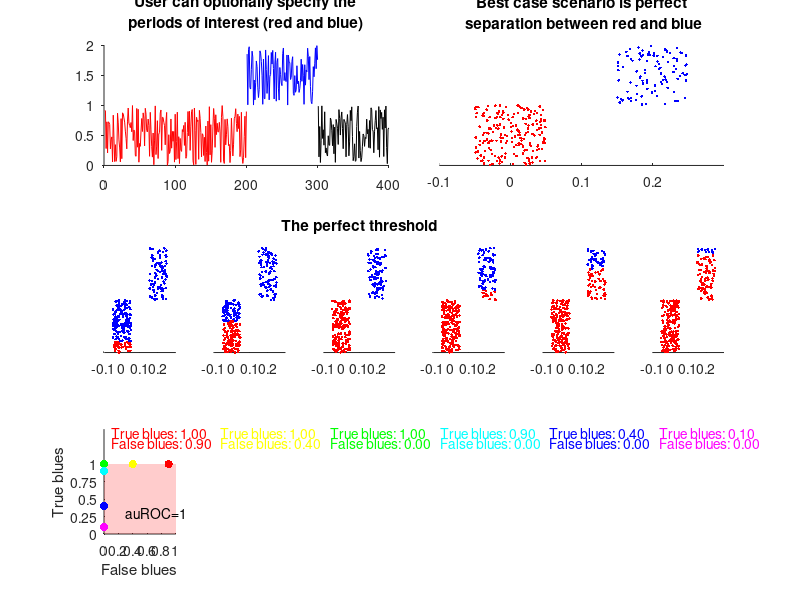
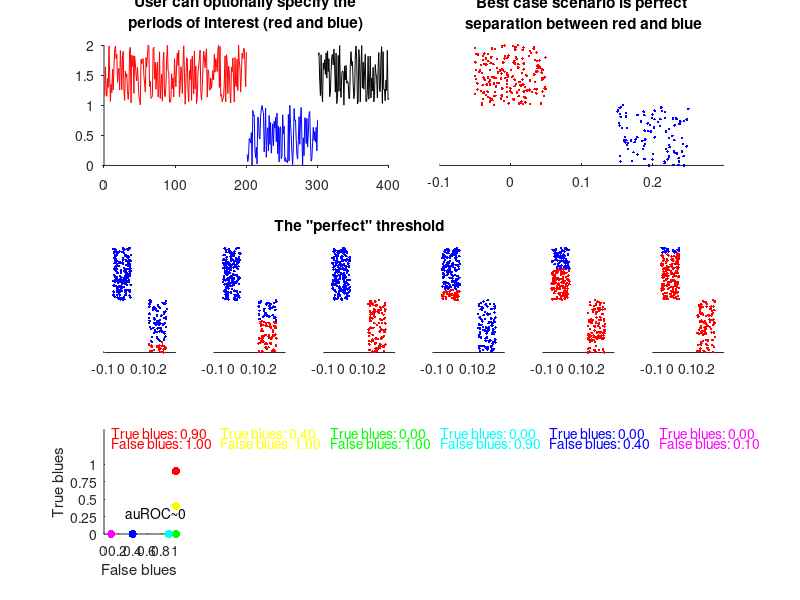
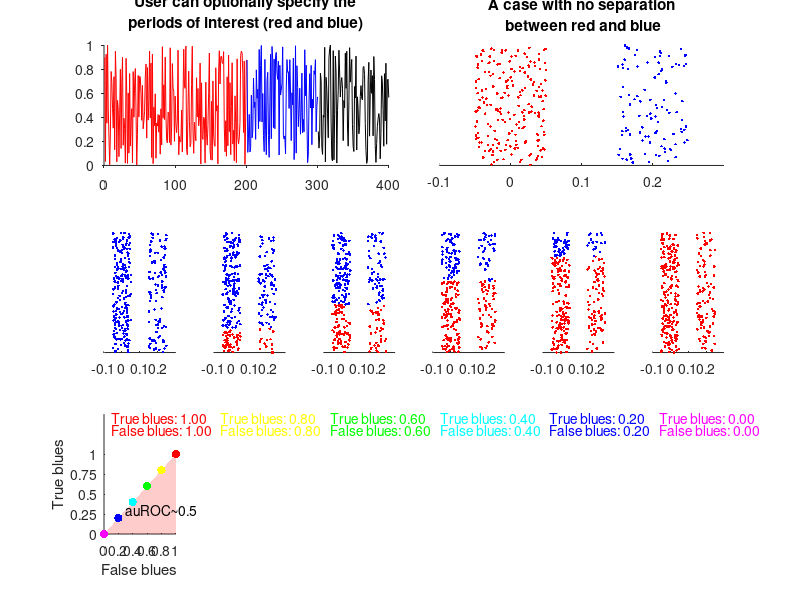

Source code (MATLAB) for these figures, in order:
function [auROC] = mayaauroc(varargin)
%   Maya Erler / Jozsef Meszaros (4/3/18)
%
%   Edited 4/28/18 to allow for highestpoint to be uniform for all data
%   being analyzed
%
%   Inputs:     If no input is given, a tutorial mode is launched
%               In tutorial mode, three graphs are generated
%               showing the extreme values of the auROC that are possible
%               for a fictitous dataset
%   
%               If any inputs are given, then three must be given and they should be
%  
%               (1) the raw data arranged as a matrix where each row corresponds to one set of observations (a time series, for example),
%               (2) an array containing the indices for the first group of data points (can be discontiguous),
%               (3) an array containing the indices for the first group of data points (can also be discontiguous, different length),
%               (4) Optional: The max for the classifier (if you believe
%               there is a maximum value for your data, this will produce
%               more consistency - where larger deviations from baseline
%               periods will produce larger auROCs)

%               in that order.
%   
%   Output:     An array of auROC values, indexed by the observations in the raw data

if nargin>0

    raw = varargin{1};
    zone1 = varargin{2};
    zone2 = varargin{3}; 

    if nargin>3
        highestpoint = varargin{4}; 
    end
    
    c_before = raw(:,zone1)';
    c_after = raw(:,zone2)';
    
    if ~exist('highestpoint'); highestpoint = max([c_before(:);c_after(:)]); end
    lowestpoint = min([c_before(:);c_after(:)]);
    increment = (highestpoint - lowestpoint)/100; 
    auROC = [];

    for j = 1:size(raw,1)

        combinedata = [c_before(:,j);c_after(:,j)];
        codes = [zeros(numel(c_before(:,j)),1);ones(numel(c_after(:,j)),1)]; 

        %loop through thresholds
        for i = 1:100
            threshold = i*increment + lowestpoint;
            result = gt(combinedata,threshold);
            %calculate true positives and false positives
            tp(i)=sum((result==1)&(codes==1))/numel(c_after(:,j));
            fp(i)=sum((result==1)&(codes==0))/numel(c_before(:,j));
        end

        % Calculate the Riemann sum underneath the curve (AUC)
        [a,b] = sort(fp); 
        auROC(j) = trapz(sort(fp),tp(b));

    end

else
    
    % HIGH AUC Figure
    
    figure('color','w'); 
    subplot(3,6,[1:3]); 
    plot([linspace(1,200,200)],[rand(1,200)],'r'); hold on;
    plot(300+linspace(1,100,100),[rand(1,100)],'k');
    plot([200+linspace(1,100,100)],[1+rand(1,100)],'b');
    title(sprintf('User can optionally specify the\nperiods of interest (red and blue)'))
    set(gca,'TickDir','out'); box off;
    subplot(3,6,[4:6]); plot(.1*(0.5-rand(1,200)+zeros(1,200)),[rand(1,100),rand(1,100)],'r.'); 
    hold on;  plot(.1*(0.5-rand(1,100))+.2*ones(1,100),[1+rand(1,100)],'b.'); xlim([-.1,.3]);
    set(gca,'YTick',[],'YTickLabel',[],'YColor','w'); box off;
    title(sprintf('Best case scenario is perfect\n separation between red and blue'))
    widebox = [0,0,1.2,.65]*1000;
    set(gcf,'position',widebox)

    subplot(3,6,7); 
    threshold = 0.2;
    data1 = [rand(1,100),rand(1,100)];
    data_ss = data1(data1<threshold);
    data_ss2 = data1(data1>=threshold);
    plot(.1*(0.5-rand(1,numel(data_ss))+zeros(1,numel(data_ss))),data_ss,'r.'); 
    hold on;
    plot(.1*(0.5-rand(1,numel(data_ss2))+zeros(1,numel(data_ss2))),data_ss2,'b.'); 
    hold on;  plot(.1*(0.5-rand(1,100))+.2*ones(1,100),[1+rand(1,100)],'b.'); xlim([-.1,.3]);
    set(gca,'YTick',[],'YTickLabel',[],'YColor','w'); box off;

    subplot(3,6,8);
    threshold = 0.6; 
    data1 = [rand(1,100),rand(1,100)];
    data_ss = data1(data1<threshold);
    data_ss2 = data1(data1>=threshold);
    plot(.1*(0.5-rand(1,numel(data_ss))+zeros(1,numel(data_ss))),data_ss,'r.');
    hold on;
    plot(.1*(0.5-rand(1,numel(data_ss2))+zeros(1,numel(data_ss2))),data_ss2,'b.'); 
    hold on;  plot(.1*(0.5-rand(1,100))+.2*ones(1,100),[1+rand(1,100)],'b.'); xlim([-.1,.3]);
    set(gca,'YTick',[],'YTickLabel',[],'YColor','w'); box off;

    subplot(3,6,9);
    threshold = 1; 
    data1 = [rand(1,100),rand(1,100)];
    data_ss = data1(data1<threshold);
    data_ss2 = data1(data1>=threshold);
    plot(.1*(0.5-rand(1,numel(data_ss))+zeros(1,numel(data_ss))),data_ss,'r.'); 
    title('The perfect threshold');
    hold on;
    plot(.1*(0.5-rand(1,numel(data_ss2))+zeros(1,numel(data_ss2))),data_ss2,'b.'); 
    hold on;  plot(.1*(0.5-rand(1,100))+.2*ones(1,100),[1+rand(1,100)],'b.'); xlim([-.1,.3]);
    set(gca,'YTick',[],'YTickLabel',[],'YColor','w'); box off;

    subplot(3,6,10);
    threshold = 1.2; 
    data1 = 1+[rand(1,100)];
    data_ss = data1(data1<threshold);
    data_ss2 = data1(data1>=threshold);
    plot(.1*(0.5-rand(1,200)+zeros(1,200)),[rand(1,100),rand(1,100)],'r.'); 
    hold on;
    plot(.1*(0.5-rand(1,numel(data_ss)))+.2*ones(1,numel(data_ss)),data_ss,'r.'); 
    hold on;  plot(.1*(0.5-rand(1,numel(data_ss2)))+.2*ones(1,numel(data_ss2)),data_ss2,'b.'); 
    xlim([-.1,.3]);
    set(gca,'YTick',[],'YTickLabel',[],'YColor','w'); box off;

    subplot(3,6,11);
    threshold = 1.6; 
    data1 = 1+[rand(1,100)];
    data_ss = data1(data1<threshold);
    data_ss2 = data1(data1>=threshold);
    plot(.1*(0.5-rand(1,200)+zeros(1,200)),[rand(1,100),rand(1,100)],'r.'); 
    hold on;
    plot(.1*(0.5-rand(1,numel(data_ss)))+.2*ones(1,numel(data_ss)),data_ss,'r.'); 
    hold on;  plot(.1*(0.5-rand(1,numel(data_ss2)))+.2*ones(1,numel(data_ss2)),data_ss2,'b.'); 
    xlim([-.1,.3]);
    set(gca,'YTick',[],'YTickLabel',[],'YColor','w'); box off;

    subplot(3,6,12);
    threshold = 1.9; 
    data1 = 1+[rand(1,100)];
    data_ss = data1(data1<threshold);
    data_ss2 = data1(data1>=threshold);
    plot(.1*(0.5-rand(1,200)+zeros(1,200)),[rand(1,100),rand(1,100)],'r.'); 
    hold on;
    plot(.1*(0.5-rand(1,numel(data_ss)))+.2*ones(1,numel(data_ss)),data_ss,'r.'); 
    hold on;  plot(.1*(0.5-rand(1,numel(data_ss2)))+.2*ones(1,numel(data_ss2)),data_ss2,'b.'); 
    xlim([-.1,.3]);
    set(gca,'YTick',[],'YTickLabel',[],'YColor','w'); box off;

    tbrate = [1,1,1,0.9,0.4,0.1];
    fbrate = [0.9,0.4,0,0,0,0];

    colors = hsv(6);
    
    subplot(3,6,13); 
    patch([0,1,1,0],[0,0,1,1],'r','edgecolor','none','facealpha',0.2); hold on; 
    for i = 1:6
        plot(fbrate(i),tbrate(i),'.','color',colors(i,:),'markersize',18);
    end
    text(0.3,0.3,sprintf('auROC=1'))
    xlabel('False blues'); ylabel('True blues'); box off;
    set(gca,'YTick',[0:.25:1]);
    ylim([0,1.5]);

    for i = 13:18
        subplot(3,6,i);
        ylim([0,1.5]);
        text(0.1,1.45,sprintf('True blues: %1.2f',tbrate(i-12)),'color',colors(i-12,:)); 
        text(0.1,1.3,sprintf('False blues: %1.2f',fbrate(i-12)),'color',colors(i-12,:)); 
        if i~=13; set(gca,'YTick',[],'XTick',[],'YColor','w','Xcolor','w'); end
    end

    
    % 
    % LOW AUC Figure
    figure('color','w'); 
    subplot(3,6,[1:3]); 
    plot([linspace(1,200,200)],[1+rand(1,200)],'r'); hold on;
    plot(300+linspace(1,100,100),[1+rand(1,100)],'k');
    plot([200+linspace(1,100,100)],[rand(1,100)],'b');
    title(sprintf('User can optionally specify the\nperiods of interest (red and blue)'))
    set(gca,'TickDir','out'); box off;
    subplot(3,6,[4:6]); plot(.1*(0.5-rand(1,200)+zeros(1,200)),[1+rand(1,200)],'r.'); 
    hold on;  plot(.1*(0.5-rand(1,100))+.2*ones(1,100),[rand(1,100)],'b.'); xlim([-.1,.3]);
    set(gca,'YTick',[],'YTickLabel',[],'YColor','w'); box off;
    title(sprintf('Best case scenario is perfect\n separation between red and blue'))
    widebox = [0,0,1.2,.65]*1000;
    set(gcf,'position',widebox)
    
    subplot(3,6,7); 
    threshold = 0.2;
    data1 = [rand(1,100)];
    data_ss = data1(data1<threshold);
    data_ss2 = data1(data1>=threshold);
    plot(.1*(0.5-rand(1,numel(data_ss))+2*ones(1,numel(data_ss))),data_ss,'r.'); 
    hold on;
    plot(.1*(0.5-rand(1,numel(data_ss2))+2*ones(1,numel(data_ss2))),data_ss2,'b.'); 
    hold on;  plot(.1*(0.5-rand(1,200))+zeros(1,200),[1+rand(1,200)],'b.'); xlim([-.1,.3]);
    set(gca,'YTick',[],'YTickLabel',[],'YColor','w'); box off;

    subplot(3,6,8);
    threshold = 0.6; 
    data1 = [rand(1,100)];
    data_ss = data1(data1<threshold);
    data_ss2 = data1(data1>=threshold);
    plot(.1*(0.5-rand(1,numel(data_ss))+2*ones(1,numel(data_ss))),data_ss,'r.');
    hold on;
    plot(.1*(0.5-rand(1,numel(data_ss2))+2*ones(1,numel(data_ss2))),data_ss2,'b.'); 
    hold on;  plot(.1*(0.5-rand(1,200))+zeros(1,200),[1+rand(1,200)],'b.'); xlim([-.1,.3]);
    set(gca,'YTick',[],'YTickLabel',[],'YColor','w'); box off;

    subplot(3,6,9);
    threshold = 1; 
    data1 = [rand(1,100)];
    data_ss = data1(data1<threshold);
    data_ss2 = data1(data1>=threshold);
    plot(.1*(0.5-rand(1,numel(data_ss))+2*ones(1,numel(data_ss))),data_ss,'r.'); 
    title('The "perfect" threshold');
    hold on;
    plot(.1*(0.5-rand(1,numel(data_ss2))+2*ones(1,numel(data_ss2))),data_ss2,'b.'); 
    hold on;  plot(.1*(0.5-rand(1,200)),[1+rand(1,200)],'b.'); xlim([-.1,.3]);
    set(gca,'YTick',[],'YTickLabel',[],'YColor','w'); box off;

    subplot(3,6,10);
    threshold = 1.2; 
    data1 = 1+[rand(1,200)];
    data_ss = data1(data1<threshold);
    data_ss2 = data1(data1>=threshold);
    plot(.1*(0.5-rand(1,100)+2*ones(1,100)),[rand(1,100)],'b.'); 
    hold on;
    plot(.1*(0.5-rand(1,numel(data_ss)))+zeros(1,numel(data_ss)),data_ss,'r.'); 
    hold on;  plot(.1*(0.5-rand(1,numel(data_ss2)))+zeros(1,numel(data_ss2)),data_ss2,'b.'); 
    xlim([-.1,.3]);
    set(gca,'YTick',[],'YTickLabel',[],'YColor','w'); box off;

    subplot(3,6,11);
    threshold = 1.6; 
    data1 = 1+[rand(1,200)];
    data_ss = data1(data1<threshold);
    data_ss2 = data1(data1>=threshold);
    plot(.1*(0.5-rand(1,100)+2*ones(1,100)),[rand(1,100)],'r.'); 
    hold on;
    plot(.1*(0.5-rand(1,numel(data_ss)))+zeros(1,numel(data_ss)),data_ss,'r.'); 
    hold on;  plot(.1*(0.5-rand(1,numel(data_ss2)))+zeros(1,numel(data_ss2)),data_ss2,'b.'); 
    xlim([-.1,.3]);
    set(gca,'YTick',[],'YTickLabel',[],'YColor','w'); box off;

    subplot(3,6,12);
    threshold = 1.9; 
    data1 = 1+[rand(1,200)];
    data_ss = data1(data1<threshold);
    data_ss2 = data1(data1>=threshold);
    plot(.1*(0.5-rand(1,100)+2*ones(1,100)),[rand(1,100)],'r.'); 
    hold on;
    plot(.1*(0.5-rand(1,numel(data_ss)))+zeros(1,numel(data_ss)),data_ss,'r.'); 
    hold on;  plot(.1*(0.5-rand(1,numel(data_ss2)))+zeros(1,numel(data_ss2)),data_ss2,'b.'); 
    xlim([-.1,.3]);
    set(gca,'YTick',[],'YTickLabel',[],'YColor','w'); box off;

    tbrate = [0.9,0.4,0,0,0,0];
    fbrate = [1,1,1,0.9,0.4,0.1];
    
    colors = hsv(6);
    
    subplot(3,6,13); 
    patch([0,1,1,0],[0,0,1,1],'r','edgecolor','none','facealpha',0); hold on; 
    for i = 1:6
        plot(fbrate(i),tbrate(i),'.','color',colors(i,:),'markersize',18);
    end
    text(0.3,0.3,sprintf('auROC~0'))
    xlabel('False blues'); ylabel('True blues'); box off;
    set(gca,'YTick',[0:.25:1]);
    ylim([0,1.5]);

    for i = 13:18
        subplot(3,6,i);
        ylim([0,1.5]);
        text(0.1,1.45,sprintf('True blues: %1.2f',tbrate(i-12)),'color',colors(i-12,:)); 
        text(0.1,1.3,sprintf('False blues: %1.2f',fbrate(i-12)),'color',colors(i-12,:)); 
        if i~=13; set(gca,'YTick',[],'XTick',[],'YColor','w','Xcolor','w'); end
    end 
    
    
    % AUC near 0.5
    figure('color','w'); 
    subplot(3,6,[1:3]); 
    plot([linspace(1,200,200)],[rand(1,200)],'r'); hold on;
    plot(300+linspace(1,100,100),[rand(1,100)],'k');
    plot([200+linspace(1,100,100)],[rand(1,100)],'b');
    title(sprintf('User can optionally specify the\nperiods of interest (red and blue)'))
    set(gca,'TickDir','out'); box off;
    subplot(3,6,[4:6]); plot(.1*(0.5-rand(1,200)+zeros(1,200)),[rand(1,100),rand(1,100)],'r.'); 
    hold on;  plot(.1*(0.5-rand(1,100))+.2*ones(1,100),[rand(1,100)],'b.'); xlim([-.1,.3]);
    set(gca,'YTick',[],'YTickLabel',[],'YColor','w'); box off;
    title(sprintf('A case with no separation\n between red and blue'))
    widebox = [0,0,1.2,.65]*1000;
    set(gcf,'position',widebox)

    subplot(3,6,7); 
    threshold = 0;
    data1 = [rand(1,100),rand(1,100)];
    data_ss = data1(data1<threshold);
    data_ss2 = data1(data1>=threshold);
    data2 = [rand(1,100)];
    data2_ss = data2(data2<threshold);
    data2_ss2 = data2(data2>=threshold);
    plot(.1*(0.5-rand(1,numel(data_ss))),data_ss,'r.'); hold on;
    plot(.1*(0.5-rand(1,numel(data_ss2))),data_ss2,'b.'); hold on;  
    plot(.1*(0.5-rand(1,numel(data2_ss))+2*ones(1,numel(data2_ss))),data2_ss,'r.'); hold on;
    plot(.1*(0.5-rand(1,numel(data2_ss2))+2*ones(1,numel(data2_ss2))),data2_ss2,'b.'); 
    xlim([-.1,.3]);
    set(gca,'YTick',[],'YTickLabel',[],'YColor','w'); box off;

    subplot(3,6,8);
    threshold = 0.2; 
    data1 = [rand(1,100),rand(1,100)];
    data_ss = data1(data1<threshold);
    data_ss2 = data1(data1>=threshold);
    data2 = [rand(1,100)];
    data2_ss = data2(data2<threshold);
    data2_ss2 = data2(data2>=threshold);
    plot(.1*(0.5-rand(1,numel(data_ss))),data_ss,'r.'); hold on;
    plot(.1*(0.5-rand(1,numel(data_ss2))),data_ss2,'b.'); hold on;  
    plot(.1*(0.5-rand(1,numel(data2_ss))+2*ones(1,numel(data2_ss))),data2_ss,'r.'); hold on;
    plot(.1*(0.5-rand(1,numel(data2_ss2))+2*ones(1,numel(data2_ss2))),data2_ss2,'b.'); 
    xlim([-.1,.3]);
    set(gca,'YTick',[],'YTickLabel',[],'YColor','w'); box off;
    
    subplot(3,6,9);
    threshold = 0.4; 
    data1 = [rand(1,100),rand(1,100)];
    data_ss = data1(data1<threshold);
    data_ss2 = data1(data1>=threshold);
    data2 = [rand(1,100)];
    data2_ss = data2(data2<threshold);
    data2_ss2 = data2(data2>=threshold);
    plot(.1*(0.5-rand(1,numel(data_ss))),data_ss,'r.'); hold on;
    plot(.1*(0.5-rand(1,numel(data_ss2))),data_ss2,'b.'); hold on;  
    plot(.1*(0.5-rand(1,numel(data2_ss))+2*ones(1,numel(data2_ss))),data2_ss,'r.'); hold on;
    plot(.1*(0.5-rand(1,numel(data2_ss2))+2*ones(1,numel(data2_ss2))),data2_ss2,'b.'); 
    xlim([-.1,.3]);
    set(gca,'YTick',[],'YTickLabel',[],'YColor','w'); box off;

    subplot(3,6,10);
    threshold = 0.6;
    data1 = [rand(1,100),rand(1,100)];
    data_ss = data1(data1<threshold);
    data_ss2 = data1(data1>=threshold);
    data2 = [rand(1,100)];
    data2_ss = data2(data2<threshold);
    data2_ss2 = data2(data2>=threshold);
    plot(.1*(0.5-rand(1,numel(data_ss))),data_ss,'r.'); hold on;
    plot(.1*(0.5-rand(1,numel(data_ss2))),data_ss2,'b.'); hold on;  
    plot(.1*(0.5-rand(1,numel(data2_ss))+2*ones(1,numel(data2_ss))),data2_ss,'r.'); hold on;
    plot(.1*(0.5-rand(1,numel(data2_ss2))+2*ones(1,numel(data2_ss2))),data2_ss2,'b.'); 
    xlim([-.1,.3]);
    set(gca,'YTick',[],'YTickLabel',[],'YColor','w'); box off;
    
    subplot(3,6,11);
    threshold = 0.8;
    data1 = [rand(1,100),rand(1,100)];
    data_ss = data1(data1<threshold);
    data_ss2 = data1(data1>=threshold);
    data2 = [rand(1,100)];
    data2_ss = data2(data2<threshold);
    data2_ss2 = data2(data2>=threshold);
    plot(.1*(0.5-rand(1,numel(data_ss))),data_ss,'r.'); hold on;
    plot(.1*(0.5-rand(1,numel(data_ss2))),data_ss2,'b.'); hold on;  
    plot(.1*(0.5-rand(1,numel(data2_ss))+2*ones(1,numel(data2_ss))),data2_ss,'r.'); hold on;
    plot(.1*(0.5-rand(1,numel(data2_ss2))+2*ones(1,numel(data2_ss2))),data2_ss2,'b.'); 
    xlim([-.1,.3]);
    set(gca,'YTick',[],'YTickLabel',[],'YColor','w'); box off;

    subplot(3,6,12);
    threshold = 1;
    data1 = [rand(1,100),rand(1,100)];
    data_ss = data1(data1<threshold);
    data_ss2 = data1(data1>=threshold);
    data2 = [rand(1,100)];
    data2_ss = data2(data2<threshold);
    data2_ss2 = data2(data2>=threshold);
    plot(.1*(0.5-rand(1,numel(data_ss))),data_ss,'r.'); hold on;
    plot(.1*(0.5-rand(1,numel(data_ss2))),data_ss2,'b.'); hold on;  
    plot(.1*(0.5-rand(1,numel(data2_ss))+2*ones(1,numel(data2_ss))),data2_ss,'r.'); hold on;
    plot(.1*(0.5-rand(1,numel(data2_ss2))+2*ones(1,numel(data2_ss2))),data2_ss2,'b.'); 
    xlim([-.1,.3]);
    set(gca,'YTick',[],'YTickLabel',[],'YColor','w'); box off;

    tbrate = [1.0,0.8,0.6,0.4,0.2,0];
    fbrate = [1.0,0.8,0.6,0.4,0.2,0];

    colors = hsv(6);
    
    subplot(3,6,13); 
    patch([0,1,1,0],[0,0,1,0],'r','edgecolor','none','facealpha',0.2); hold on; 
    for i = 1:6
        plot(fbrate(i),tbrate(i),'.','color',colors(i,:),'markersize',18);
    end
    text(0.3,0.3,sprintf('auROC~0.5'))
    xlabel('False blues'); ylabel('True blues'); box off;
    set(gca,'YTick',[0:.25:1]);
    ylim([0,1.5]);

    for i = 13:18
        subplot(3,6,i);
        ylim([0,1.5]);
        text(0.1,1.45,sprintf('True blues: %1.2f',tbrate(i-12)),'color',colors(i-12,:)); 
        text(0.1,1.3,sprintf('False blues: %1.2f',fbrate(i-12)),'color',colors(i-12,:)); 
        if i~=13; set(gca,'YTick',[],'XTick',[],'YColor','w','Xcolor','w'); end
    end
    
       
end



end